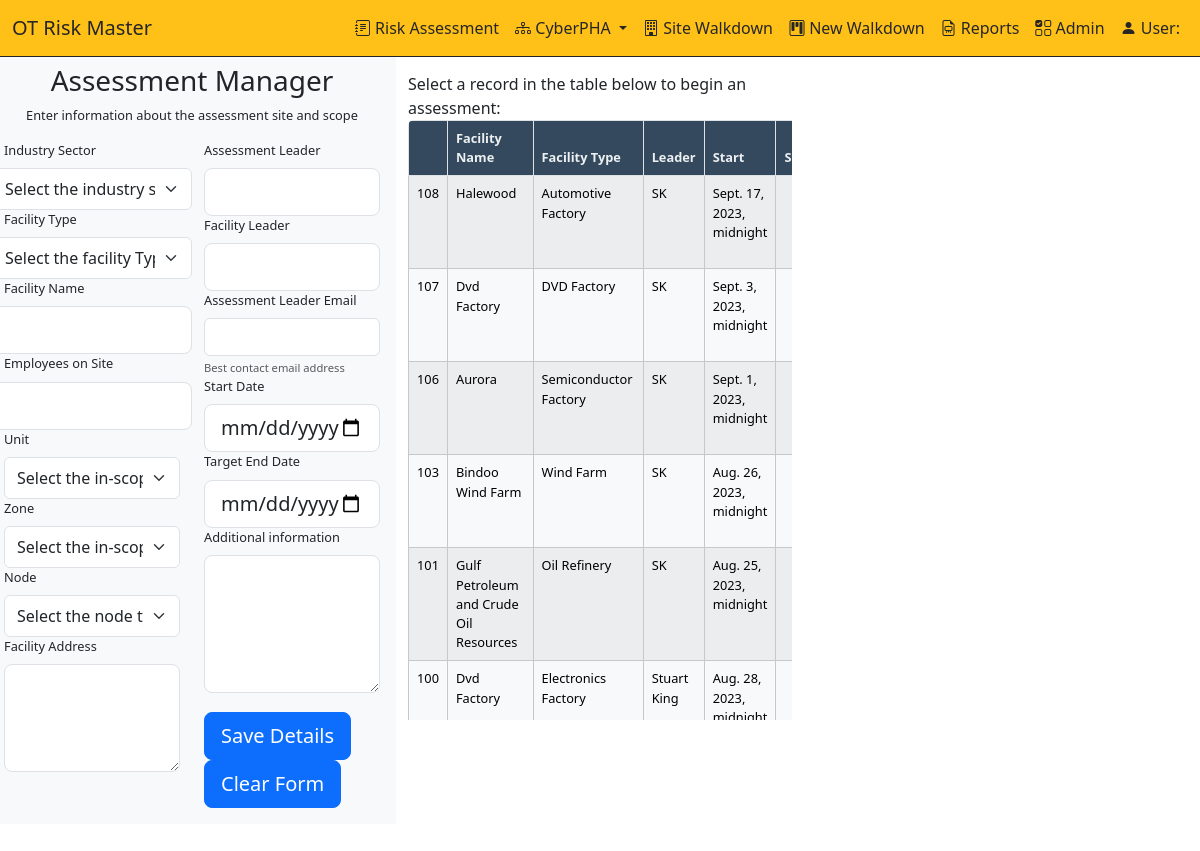
/OTRisk/save-cyberpha/, run on an earlier commit of the app's database.
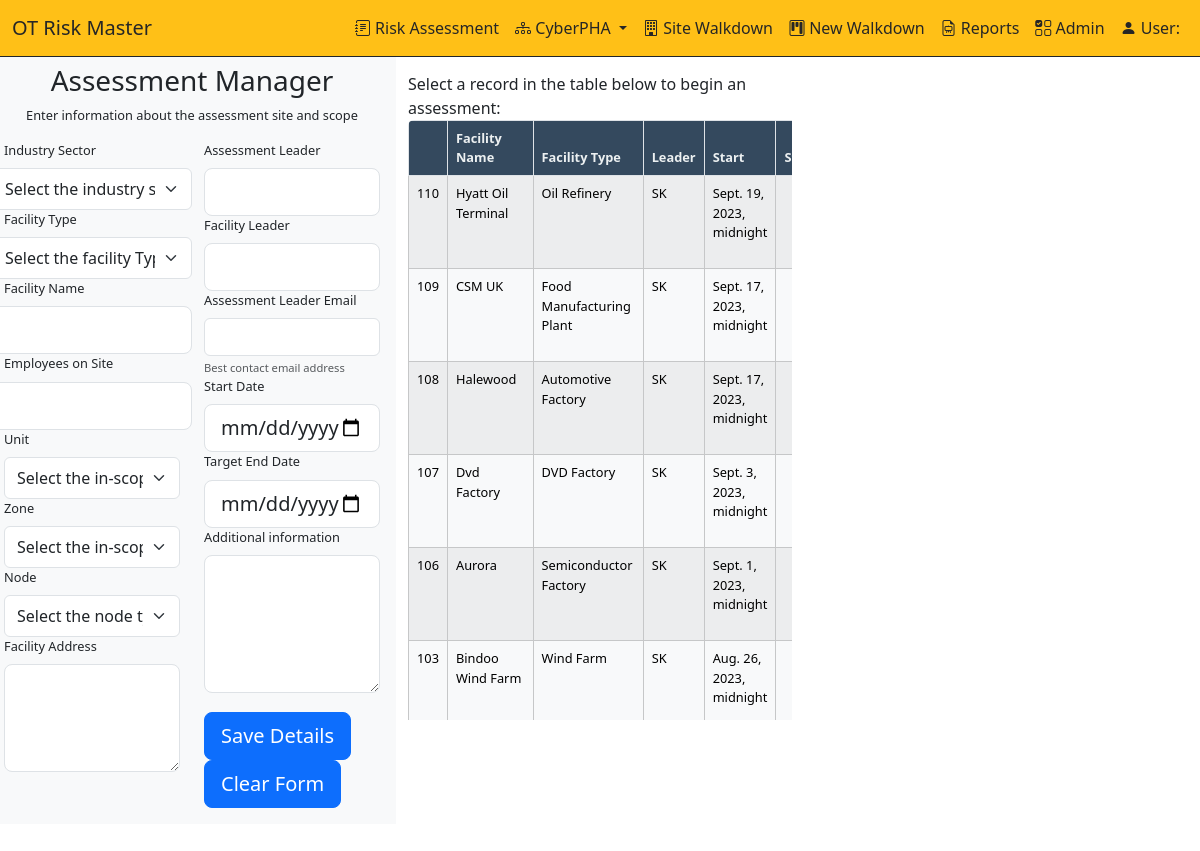
And on a later commit of the database.
### OTRisk/models/Model_CyberPHA.py (models this page shows, shortened)
class tblCyberPHAHeader(models.Model):
    ID = models.AutoField(primary_key=True)
    PHALeader = models.CharField(max_length=30)
    PHALeaderEmail = models.CharField(max_length=50)
    FacilityID = models.IntegerField()
    FacilityName = models.CharField(max_length=50)
    FacilityOwner = models.CharField(max_length=50)
    FacilityScope = models.CharField(max_length=255)
    Description = models.CharField(max_length=255)
    Notes = models.TextField(max_length=255)
    Date = models.DateTimeField()
    AssessmentUnit = models.CharField(max_length=100)
    AssessmentNode = models.CharField(max_length=100)
    AssessmentZone = models.CharField(max_length=100)
    FacilityType = models.CharField(max_length=100)
    Industry = models.TextField(max_length=30)
    EmployeesOnSite = models.IntegerField()
    AssessmentStartDate = models.DateField()
    AssessmentEndDate = models.DateField()
    AssessmentStatus = models.CharField(max_length=10)
    UserID = models.CharField(max_length=10)
    Timestamp = models.DateField
    Deleted = models.IntegerField()
    facilityAddress = models.CharField(max_length=255)
    title = models.TextField()
    safetySummary = models.TextField()
    chemicalSummary = models.TextField()
    physicalSummary = models.TextField()
    otherSummary = models.TextField()
    country = models.TextField()
    class Meta:
        db_table = 'tblCyberPHAHeader'

### OTRisk/views.py (the view, shortened to what this page needs)
# urls.py: path('save-cyberpha/', views.save_cyberpha, name='save_cyberpha'),
def save_cyberpha(request):
    tblCyberPHAList = tblCyberPHAHeader.objects.all().order_by('ID')[::-1]
    return render(request, 'CyberPHAManager.html', {'tblCyberPHAList': tblCyberPHAList})

### OTRisk/templates/OTRisk/cyberPHAManager.html (shortened to what the changed rows need)
{% load static %}
<!DOCTYPE html>
<html>
<head>
    <link href="https://cdn.jsdelivr.net/npm/bootstrap-icons@1.7.1/font/bootstrap-icons.css" rel="stylesheet">
    <link href="https://cdn.jsdelivr.net/npm/select2@4.1.0-beta.1/dist/css/select2.min.css" rel="stylesheet" />
     {% load django_bootstrap5 %}
    {% bootstrap_css %}
<body>
<div class="row">
      <div class="col-md-4">
      <br><br><br>Select a record in the table below to begin an assessment:
            <div id="CyberPHAList">
                <div class="table-container small-font">
                    <table id="tblcyberPHAList" class="table table-striped table-bordered shadow-sm p-3 mb-5 bg-white rounded">
                        <thead class="thead-dark">
                        <tr>
                            <th></th>
                            <th>Facility Name</th>
                            <th>Facility Type</th>
                            <th>Leader</th>
                            <th>Start</th>
                            <th>Status</th>
                        </tr>
                         </thead>
                        <tbody>
                            {% for cyberPHA in tblCyberPHAList %}
                            <tr data-id="{{ cyberPHA.ID }}" class="table-light">
                                <td>{{ cyberPHA.ID }}</td>
                                <td>{{ cyberPHA.FacilityName }}</td>
                                <td>{{ cyberPHA.FacilityType }}</td>
                                <td>{{ cyberPHA.PHALeader }}</td>
                                <td>{{ cyberPHA.AssessmentStartDate }}</td>
                                <td>{{ cyberPHA.AssessmentStatus }}</td>
                            </tr>
                            {% endfor %}
                        </tbody>
                    </table>
                </div>
            </div>
      </div>
</body>
</html>

What changed in the data, as far as the page shows it:
no longer on this page (row unchanged): tblCyberPHAHeader: ID "101", FacilityName "Gulf Petroleum and Crude Oil Resources", FacilityType "Oil Refinery", PHALeader "SK", AssessmentStartDate "Aug. 25, 2023, midnight"
no longer on this page (row unchanged): tblCyberPHAHeader: ID "100", FacilityName "Dvd Factory", FacilityType "Electronics Factory", PHALeader "Stuart King", AssessmentStartDate "Aug. 28, 2023,…"
added tblCyberPHAHeader: ID "110", FacilityName "Hyatt Oil Terminal", FacilityType "Oil Refinery", PHALeader "SK", AssessmentStartDate "Sept. 19, 2023, midnight"
added tblCyberPHAHeader: ID "109", FacilityName "CSM UK", FacilityType "Food Manufacturing Plant", PHALeader "SK", AssessmentStartDate "Sept. 17, 2023, midnight"
